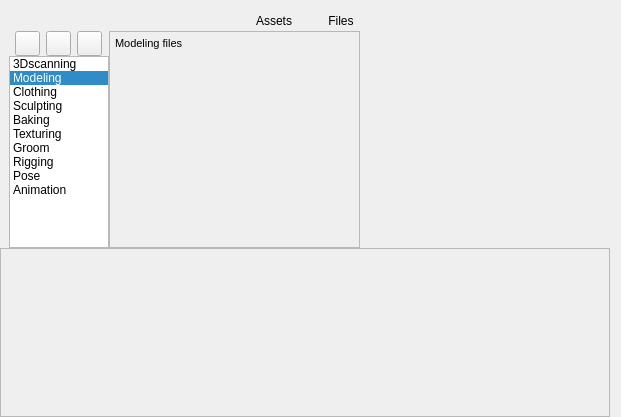
<?xml version="1.0" encoding="UTF-8"?>
<ui version="4.0">
 <class>arFiles</class>
 <widget class="QWidget" name="arFiles">
  <property name="geometry">
   <rect>
    <x>0</x>
    <y>0</y>
    <width>621</width>
    <height>417</height>
   </rect>
  </property>
  <property name="sizePolicy">
   <sizepolicy hsizetype="Preferred" vsizetype="Preferred">
    <horstretch>0</horstretch>
    <verstretch>0</verstretch>
   </sizepolicy>
  </property>
  <property name="windowTitle">
   <string>Pixels and Crafts Pipeline</string>
  </property>
  <property name="styleSheet">
   <string notr="true"/>
  </property>
  <layout class="QVBoxLayout" name="verticalLayout">
   <property name="spacing">
    <number>0</number>
   </property>
   <property name="leftMargin">
    <number>0</number>
   </property>
   <property name="bottomMargin">
    <number>0</number>
   </property>
   <item>
    <layout class="QHBoxLayout" name="horizontalLayout_7">
     <property name="spacing">
      <number>0</number>
     </property>
     <property name="sizeConstraint">
      <enum>QLayout::SizeConstraint::SetDefaultConstraint</enum>
     </property>
     <item>
      <spacer name="horizontalSpacer_3">
       <property name="orientation">
        <enum>Qt::Orientation::Horizontal</enum>
       </property>
       <property name="sizeHint" stdset="0">
        <size>
         <width>40</width>
         <height>20</height>
        </size>
       </property>
      </spacer>
     </item>
     <item>
      <widget class="QWidget" name="wgt_AssetsFiles" native="true">
       <property name="sizePolicy">
        <sizepolicy hsizetype="Fixed" vsizetype="Preferred">
         <horstretch>0</horstretch>
         <verstretch>0</verstretch>
        </sizepolicy>
       </property>
       <property name="minimumSize">
        <size>
         <width>60</width>
         <height>0</height>
        </size>
       </property>
       <property name="styleSheet">
        <string notr="true">QPushButton {padding: 3px 18px;}

</string>
       </property>
       <layout class="QHBoxLayout" name="horizontalLayout_2">
        <property name="spacing">
         <number>0</number>
        </property>
        <property name="leftMargin">
         <number>0</number>
        </property>
        <property name="topMargin">
         <number>0</number>
        </property>
        <property name="rightMargin">
         <number>0</number>
        </property>
        <property name="bottomMargin">
         <number>0</number>
        </property>
        <item>
         <widget class="QPushButton" name="btnAssets">
          <property name="minimumSize">
           <size>
            <width>18</width>
            <height>0</height>
           </size>
          </property>
          <property name="styleSheet">
           <string notr="true">QPushButton {
    border-top-left-radius: 6px;
    border-bottom-left-radius: 6px;
    border-top-right-radius: 0px;
    border-bottom-right-radius: 0px;

}</string>
          </property>
          <property name="text">
           <string>Assets</string>
          </property>
          <property name="checkable">
           <bool>true</bool>
          </property>
          <property name="checked">
           <bool>true</bool>
          </property>
         </widget>
        </item>
        <item>
         <widget class="QPushButton" name="btnFiles">
          <property name="minimumSize">
           <size>
            <width>18</width>
            <height>0</height>
           </size>
          </property>
          <property name="styleSheet">
           <string notr="true">
    border-top-left-radius: 0px;
    border-bottom-left-radius: 0px;
    border-top-right-radius: 6px;
    border-bottom-right-radius: 6px;
</string>
          </property>
          <property name="text">
           <string>Files</string>
          </property>
          <property name="checkable">
           <bool>true</bool>
          </property>
          <property name="checked">
           <bool>false</bool>
          </property>
          <property name="autoDefault">
           <bool>false</bool>
          </property>
          <property name="flat">
           <bool>true</bool>
          </property>
         </widget>
        </item>
       </layout>
      </widget>
     </item>
     <item>
      <spacer name="horizontalSpacer_4">
       <property name="orientation">
        <enum>Qt::Orientation::Horizontal</enum>
       </property>
       <property name="sizeHint" stdset="0">
        <size>
         <width>40</width>
         <height>20</height>
        </size>
       </property>
      </spacer>
     </item>
    </layout>
   </item>
   <item>
    <layout class="QHBoxLayout" name="horizontalLayout">
     <item>
      <widget class="QWidget" name="widget" native="true">
       <property name="sizePolicy">
        <sizepolicy hsizetype="Fixed" vsizetype="Preferred">
         <horstretch>0</horstretch>
         <verstretch>0</verstretch>
        </sizepolicy>
       </property>
       <layout class="QVBoxLayout" name="verticalLayout_4">
        <property name="spacing">
         <number>0</number>
        </property>
        <property name="leftMargin">
         <number>9</number>
        </property>
        <property name="topMargin">
         <number>0</number>
        </property>
        <property name="rightMargin">
         <number>0</number>
        </property>
        <property name="bottomMargin">
         <number>0</number>
        </property>
        <item>
         <widget class="QWidget" name="widget_2" native="true">
          <layout class="QHBoxLayout" name="horizontalLayout_3">
           <property name="spacing">
            <number>0</number>
           </property>
           <property name="leftMargin">
            <number>0</number>
           </property>
           <property name="topMargin">
            <number>0</number>
           </property>
           <property name="rightMargin">
            <number>0</number>
           </property>
           <property name="bottomMargin">
            <number>0</number>
           </property>
           <item>
            <widget class="QPushButton" name="btnAddScene">
             <property name="sizePolicy">
              <sizepolicy hsizetype="Fixed" vsizetype="Fixed">
               <horstretch>0</horstretch>
               <verstretch>0</verstretch>
              </sizepolicy>
             </property>
             <property name="minimumSize">
              <size>
               <width>25</width>
               <height>25</height>
              </size>
             </property>
             <property name="maximumSize">
              <size>
               <width>25</width>
               <height>25</height>
              </size>
             </property>
             <property name="sizeIncrement">
              <size>
               <width>0</width>
               <height>0</height>
              </size>
             </property>
             <property name="toolTip">
              <string>Create new project for selected department</string>
             </property>
             <property name="text">
              <string/>
             </property>
             <property name="icon">
              <iconset resource="../../img/app_imgs.qrc">
               <normaloff>:/images/icons/plus_icon.png</normaloff>:/images/icons/plus_icon.png</iconset>
             </property>
             <property name="iconSize">
              <size>
               <width>12</width>
               <height>12</height>
              </size>
             </property>
            </widget>
           </item>
           <item>
            <widget class="QPushButton" name="btnOpenFilesFolder">
             <property name="enabled">
              <bool>true</bool>
             </property>
             <property name="sizePolicy">
              <sizepolicy hsizetype="Fixed" vsizetype="Fixed">
               <horstretch>0</horstretch>
               <verstretch>0</verstretch>
              </sizepolicy>
             </property>
             <property name="minimumSize">
              <size>
               <width>25</width>
               <height>25</height>
              </size>
             </property>
             <property name="maximumSize">
              <size>
               <width>25</width>
               <height>25</height>
              </size>
             </property>
             <property name="baseSize">
              <size>
               <width>0</width>
               <height>0</height>
              </size>
             </property>
             <property name="toolTip">
              <string>Open scenes folder</string>
             </property>
             <property name="layoutDirection">
              <enum>Qt::LayoutDirection::LeftToRight</enum>
             </property>
             <property name="text">
              <string/>
             </property>
             <property name="icon">
              <iconset resource="../../img/app_imgs.qrc">
               <normaloff>:/images/icons/open_folder.png</normaloff>:/images/icons/open_folder.png</iconset>
             </property>
             <property name="iconSize">
              <size>
               <width>16</width>
               <height>16</height>
              </size>
             </property>
            </widget>
           </item>
           <item>
            <widget class="QPushButton" name="btnOpenLastVersionScene">
             <property name="sizePolicy">
              <sizepolicy hsizetype="Preferred" vsizetype="Fixed">
               <horstretch>0</horstretch>
               <verstretch>0</verstretch>
              </sizepolicy>
             </property>
             <property name="minimumSize">
              <size>
               <width>25</width>
               <height>0</height>
              </size>
             </property>
             <property name="maximumSize">
              <size>
               <width>25</width>
               <height>25</height>
              </size>
             </property>
             <property name="toolTip">
              <string>Open last version scene</string>
             </property>
             <property name="text">
              <string/>
             </property>
             <property name="icon">
              <iconset resource="../../img/app_imgs.qrc">
               <normaloff>:/images/icons/maya_icon.png</normaloff>:/images/icons/maya_icon.png</iconset>
             </property>
            </widget>
           </item>
          </layout>
         </widget>
        </item>
        <item>
         <widget class="QListWidget" name="listDepartments">
          <property name="enabled">
           <bool>true</bool>
          </property>
          <property name="minimumSize">
           <size>
            <width>100</width>
            <height>0</height>
           </size>
          </property>
          <property name="maximumSize">
           <size>
            <width>100</width>
            <height>16777215</height>
           </size>
          </property>
          <property name="styleSheet">
           <string notr="true"/>
          </property>
          <property name="currentRow">
           <number>1</number>
          </property>
          <property name="sortingEnabled">
           <bool>false</bool>
          </property>
          <item>
           <property name="text">
            <string>3Dscanning</string>
           </property>
          </item>
          <item>
           <property name="text">
            <string>Modeling</string>
           </property>
          </item>
          <item>
           <property name="text">
            <string>Clothing</string>
           </property>
          </item>
          <item>
           <property name="text">
            <string>Sculpting</string>
           </property>
          </item>
          <item>
           <property name="text">
            <string>Baking</string>
           </property>
          </item>
          <item>
           <property name="text">
            <string>Texturing</string>
           </property>
          </item>
          <item>
           <property name="text">
            <string>Groom</string>
           </property>
          </item>
          <item>
           <property name="text">
            <string>Rigging</string>
           </property>
          </item>
          <item>
           <property name="text">
            <string>Pose</string>
           </property>
          </item>
          <item>
           <property name="text">
            <string>Animation</string>
           </property>
          </item>
         </widget>
        </item>
       </layout>
      </widget>
     </item>
     <item>
      <widget class="QScrollArea" name="scrFiles">
       <property name="sizePolicy">
        <sizepolicy hsizetype="Expanding" vsizetype="Expanding">
         <horstretch>0</horstretch>
         <verstretch>0</verstretch>
        </sizepolicy>
       </property>
       <property name="widgetResizable">
        <bool>true</bool>
       </property>
       <widget class="QWidget" name="scrollAreaWidgetContents_4">
        <property name="geometry">
         <rect>
          <x>0</x>
          <y>0</y>
          <width>243</width>
          <height>215</height>
         </rect>
        </property>
        <layout class="QGridLayout" name="gridLayout_17">
         <property name="leftMargin">
          <number>0</number>
         </property>
         <property name="topMargin">
          <number>0</number>
         </property>
         <property name="rightMargin">
          <number>0</number>
         </property>
         <property name="bottomMargin">
          <number>0</number>
         </property>
         <property name="verticalSpacing">
          <number>0</number>
         </property>
         <item row="0" column="0">
          <widget class="QWidget" name="layFiles2" native="true">
           <property name="sizePolicy">
            <sizepolicy hsizetype="Expanding" vsizetype="Expanding">
             <horstretch>0</horstretch>
             <verstretch>0</verstretch>
            </sizepolicy>
           </property>
           <property name="minimumSize">
            <size>
             <width>100</width>
             <height>0</height>
            </size>
           </property>
           <property name="maximumSize">
            <size>
             <width>16777215</width>
             <height>16777215</height>
            </size>
           </property>
           <property name="sizeIncrement">
            <size>
             <width>0</width>
             <height>0</height>
            </size>
           </property>
           <property name="baseSize">
            <size>
             <width>0</width>
             <height>0</height>
            </size>
           </property>
           <layout class="QVBoxLayout" name="verticalLayout_8">
            <property name="spacing">
             <number>0</number>
            </property>
            <property name="leftMargin">
             <number>0</number>
            </property>
            <property name="topMargin">
             <number>0</number>
            </property>
            <property name="rightMargin">
             <number>0</number>
            </property>
            <property name="bottomMargin">
             <number>0</number>
            </property>
            <item>
             <widget class="QStackedWidget" name="stkFiles">
              <property name="sizePolicy">
               <sizepolicy hsizetype="Expanding" vsizetype="Expanding">
                <horstretch>0</horstretch>
                <verstretch>0</verstretch>
               </sizepolicy>
              </property>
              <property name="maximumSize">
               <size>
                <width>16777215</width>
                <height>16777215</height>
               </size>
              </property>
              <property name="sizeIncrement">
               <size>
                <width>0</width>
                <height>0</height>
               </size>
              </property>
              <property name="font">
               <font>
                <pointsize>8</pointsize>
               </font>
              </property>
              <property name="styleSheet">
               <string notr="true"/>
              </property>
              <property name="currentIndex">
               <number>1</number>
              </property>
              <widget class="QWidget" name="page_0_3dscanning">
               <layout class="QGridLayout" name="gridLayout">
                <property name="leftMargin">
                 <number>5</number>
                </property>
                <property name="topMargin">
                 <number>5</number>
                </property>
                <property name="rightMargin">
                 <number>5</number>
                </property>
                <property name="bottomMargin">
                 <number>5</number>
                </property>
                <property name="horizontalSpacing">
                 <number>5</number>
                </property>
                <property name="verticalSpacing">
                 <number>6</number>
                </property>
                <item row="0" column="0">
                 <widget class="QLabel" name="label_2">
                  <property name="sizePolicy">
                   <sizepolicy hsizetype="Preferred" vsizetype="Fixed">
                    <horstretch>0</horstretch>
                    <verstretch>0</verstretch>
                   </sizepolicy>
                  </property>
                  <property name="maximumSize">
                   <size>
                    <width>16777215</width>
                    <height>15</height>
                   </size>
                  </property>
                  <property name="text">
                   <string>3D scanning files</string>
                  </property>
                 </widget>
                </item>
                <item row="1" column="0">
                 <layout class="QVBoxLayout" name="layFilesScanning"/>
                </item>
                <item row="2" column="0">
                 <spacer name="verticalSpacer_2">
                  <property name="orientation">
                   <enum>Qt::Orientation::Vertical</enum>
                  </property>
                  <property name="sizeHint" stdset="0">
                   <size>
                    <width>20</width>
                    <height>40</height>
                   </size>
                  </property>
                 </spacer>
                </item>
               </layout>
              </widget>
              <widget class="QWidget" name="page_1_modeling">
               <property name="sizePolicy">
                <sizepolicy hsizetype="Expanding" vsizetype="Fixed">
                 <horstretch>0</horstretch>
                 <verstretch>0</verstretch>
                </sizepolicy>
               </property>
               <layout class="QVBoxLayout" name="verticalLayout_9">
                <property name="leftMargin">
                 <number>5</number>
                </property>
                <property name="topMargin">
                 <number>5</number>
                </property>
                <property name="rightMargin">
                 <number>5</number>
                </property>
                <property name="bottomMargin">
                 <number>5</number>
                </property>
                <item>
                 <widget class="QLabel" name="label_15">
                  <property name="sizePolicy">
                   <sizepolicy hsizetype="Preferred" vsizetype="Fixed">
                    <horstretch>0</horstretch>
                    <verstretch>0</verstretch>
                   </sizepolicy>
                  </property>
                  <property name="maximumSize">
                   <size>
                    <width>16777215</width>
                    <height>15</height>
                   </size>
                  </property>
                  <property name="font">
                   <font>
                    <pointsize>8</pointsize>
                   </font>
                  </property>
                  <property name="text">
                   <string>Modeling files</string>
                  </property>
                 </widget>
                </item>
                <item>
                 <layout class="QVBoxLayout" name="layFilesModeling">
                  <property name="spacing">
                   <number>6</number>
                  </property>
                 </layout>
                </item>
                <item>
                 <spacer name="verticalSpacer_19">
                  <property name="orientation">
                   <enum>Qt::Orientation::Vertical</enum>
                  </property>
                  <property name="sizeHint" stdset="0">
                   <size>
                    <width>20</width>
                    <height>40</height>
                   </size>
                  </property>
                 </spacer>
                </item>
               </layout>
              </widget>
              <widget class="QWidget" name="page_2_clothing">
               <layout class="QGridLayout" name="gridLayout_2">
                <property name="leftMargin">
                 <number>5</number>
                </property>
                <property name="topMargin">
                 <number>5</number>
                </property>
                <property name="rightMargin">
                 <number>5</number>
                </property>
                <property name="bottomMargin">
                 <number>5</number>
                </property>
                <item row="0" column="0">
                 <widget class="QLabel" name="label_3">
                  <property name="sizePolicy">
                   <sizepolicy hsizetype="Preferred" vsizetype="Fixed">
                    <horstretch>0</horstretch>
                    <verstretch>0</verstretch>
                   </sizepolicy>
                  </property>
                  <property name="maximumSize">
                   <size>
                    <width>16777215</width>
                    <height>15</height>
                   </size>
                  </property>
                  <property name="text">
                   <string>Clothing files</string>
                  </property>
                 </widget>
                </item>
                <item row="1" column="0">
                 <layout class="QVBoxLayout" name="layFilesClothing">
                  <property name="spacing">
                   <number>6</number>
                  </property>
                 </layout>
                </item>
                <item row="2" column="0">
                 <spacer name="verticalSpacer_3">
                  <property name="orientation">
                   <enum>Qt::Orientation::Vertical</enum>
                  </property>
                  <property name="sizeHint" stdset="0">
                   <size>
                    <width>20</width>
                    <height>40</height>
                   </size>
                  </property>
                 </spacer>
                </item>
               </layout>
              </widget>
              <widget class="QWidget" name="page_3_sculpting">
               <layout class="QVBoxLayout" name="verticalLayout_3">
                <property name="leftMargin">
                 <number>5</number>
                </property>
                <property name="topMargin">
                 <number>5</number>
                </property>
                <property name="rightMargin">
                 <number>5</number>
                </property>
                <property name="bottomMargin">
                 <number>5</number>
                </property>
                <item>
                 <widget class="QLabel" name="label">
                  <property name="sizePolicy">
                   <sizepolicy hsizetype="Preferred" vsizetype="Fixed">
                    <horstretch>0</horstretch>
                    <verstretch>0</verstretch>
                   </sizepolicy>
                  </property>
                  <property name="maximumSize">
                   <size>
                    <width>16777215</width>
                    <height>15</height>
                   </size>
                  </property>
                  <property name="font">
                   <font>
                    <pointsize>8</pointsize>
                   </font>
                  </property>
                  <property name="text">
                   <string>Sculpting files</string>
                  </property>
                 </widget>
                </item>
                <item>
                 <layout class="QVBoxLayout" name="layFilesSculpting"/>
                </item>
                <item>
                 <spacer name="verticalSpacer">
                  <property name="orientation">
                   <enum>Qt::Orientation::Vertical</enum>
                  </property>
                  <property name="sizeHint" stdset="0">
                   <size>
                    <width>20</width>
                    <height>40</height>
                   </size>
                  </property>
                 </spacer>
                </item>
               </layout>
              </widget>
              <widget class="QWidget" name="page_4_baking">
               <property name="sizePolicy">
                <sizepolicy hsizetype="Preferred" vsizetype="Fixed">
                 <horstretch>0</horstretch>
                 <verstretch>0</verstretch>
                </sizepolicy>
               </property>
               <layout class="QGridLayout" name="gridLayout_18">
                <property name="leftMargin">
                 <number>5</number>
                </property>
                <property name="topMargin">
                 <number>5</number>
                </property>
                <property name="rightMargin">
                 <number>5</number>
                </property>
                <property name="bottomMargin">
                 <number>5</number>
                </property>
                <property name="horizontalSpacing">
                 <number>5</number>
                </property>
                <item row="0" column="0">
                 <widget class="QLabel" name="label_16">
                  <property name="sizePolicy">
                   <sizepolicy hsizetype="Preferred" vsizetype="Fixed">
                    <horstretch>0</horstretch>
                    <verstretch>0</verstretch>
                   </sizepolicy>
                  </property>
                  <property name="maximumSize">
                   <size>
                    <width>16777215</width>
                    <height>15</height>
                   </size>
                  </property>
                  <property name="text">
                   <string>Baking files</string>
                  </property>
                 </widget>
                </item>
                <item row="1" column="0">
                 <layout class="QVBoxLayout" name="layFilesBaking"/>
                </item>
                <item row="2" column="0">
                 <spacer name="verticalSpacer_20">
                  <property name="orientation">
                   <enum>Qt::Orientation::Vertical</enum>
                  </property>
                  <property name="sizeHint" stdset="0">
                   <size>
                    <width>20</width>
                    <height>40</height>
                   </size>
                  </property>
                 </spacer>
                </item>
               </layout>
              </widget>
              <widget class="QWidget" name="page_5_texturing">
               <property name="sizePolicy">
                <sizepolicy hsizetype="Preferred" vsizetype="Fixed">
                 <horstretch>0</horstretch>
                 <verstretch>0</verstretch>
                </sizepolicy>
               </property>
               <layout class="QGridLayout" name="gridLayout_19">
                <property name="leftMargin">
                 <number>5</number>
                </property>
                <property name="topMargin">
                 <number>5</number>
                </property>
                <property name="rightMargin">
                 <number>5</number>
                </property>
                <property name="bottomMargin">
                 <number>5</number>
                </property>
                <property name="horizontalSpacing">
                 <number>5</number>
                </property>
                <item row="0" column="0">
                 <widget class="QLabel" name="label_17">
                  <property name="sizePolicy">
                   <sizepolicy hsizetype="Preferred" vsizetype="Fixed">
                    <horstretch>0</horstretch>
                    <verstretch>0</verstretch>
                   </sizepolicy>
                  </property>
                  <property name="maximumSize">
                   <size>
                    <width>16777215</width>
                    <height>15</height>
                   </size>
                  </property>
                  <property name="text">
                   <string>Texturing files</string>
                  </property>
                 </widget>
                </item>
                <item row="1" column="0">
                 <layout class="QVBoxLayout" name="layFilesTexturing">
                  <property name="sizeConstraint">
                   <enum>QLayout::SizeConstraint::SetDefaultConstraint</enum>
                  </property>
                 </layout>
                </item>
                <item row="2" column="0">
                 <spacer name="verticalSpacer_21">
                  <property name="orientation">
                   <enum>Qt::Orientation::Vertical</enum>
                  </property>
                  <property name="sizeHint" stdset="0">
                   <size>
                    <width>20</width>
                    <height>40</height>
                   </size>
                  </property>
                 </spacer>
                </item>
               </layout>
              </widget>
              <widget class="QWidget" name="page_6_groom">
               <property name="sizePolicy">
                <sizepolicy hsizetype="Preferred" vsizetype="Fixed">
                 <horstretch>0</horstretch>
                 <verstretch>0</verstretch>
                </sizepolicy>
               </property>
               <layout class="QGridLayout" name="gridLayout_20">
                <property name="leftMargin">
                 <number>5</number>
                </property>
                <property name="topMargin">
                 <number>5</number>
                </property>
                <property name="rightMargin">
                 <number>5</number>
                </property>
                <property name="bottomMargin">
                 <number>5</number>
                </property>
                <property name="horizontalSpacing">
                 <number>5</number>
                </property>
                <item row="0" column="0">
                 <widget class="QLabel" name="label_18">
                  <property name="sizePolicy">
                   <sizepolicy hsizetype="Preferred" vsizetype="Fixed">
                    <horstretch>0</horstretch>
                    <verstretch>0</verstretch>
                   </sizepolicy>
                  </property>
                  <property name="minimumSize">
                   <size>
                    <width>0</width>
                    <height>0</height>
                   </size>
                  </property>
                  <property name="maximumSize">
                   <size>
                    <width>16777215</width>
                    <height>15</height>
                   </size>
                  </property>
                  <property name="text">
                   <string>Groom files</string>
                  </property>
                 </widget>
                </item>
                <item row="1" column="0">
                 <layout class="QVBoxLayout" name="layFilesGroom"/>
                </item>
                <item row="2" column="0">
                 <spacer name="verticalSpacer_22">
                  <property name="orientation">
                   <enum>Qt::Orientation::Vertical</enum>
                  </property>
                  <property name="sizeHint" stdset="0">
                   <size>
                    <width>20</width>
                    <height>40</height>
                   </size>
                  </property>
                 </spacer>
                </item>
               </layout>
              </widget>
              <widget class="QWidget" name="page_7_rigging">
               <property name="sizePolicy">
                <sizepolicy hsizetype="Preferred" vsizetype="Fixed">
                 <horstretch>0</horstretch>
                 <verstretch>0</verstretch>
                </sizepolicy>
               </property>
               <layout class="QGridLayout" name="gridLayout_21">
                <property name="leftMargin">
                 <number>5</number>
                </property>
                <property name="topMargin">
                 <number>5</number>
                </property>
                <property name="rightMargin">
                 <number>5</number>
                </property>
                <property name="bottomMargin">
                 <number>5</number>
                </property>
                <property name="horizontalSpacing">
                 <number>5</number>
                </property>
                <item row="0" column="0">
                 <widget class="QLabel" name="label_19">
                  <property name="sizePolicy">
                   <sizepolicy hsizetype="Preferred" vsizetype="Fixed">
                    <horstretch>0</horstretch>
                    <verstretch>0</verstretch>
                   </sizepolicy>
                  </property>
                  <property name="maximumSize">
                   <size>
                    <width>16777215</width>
                    <height>15</height>
                   </size>
                  </property>
                  <property name="text">
                   <string>Rigging files</string>
                  </property>
                 </widget>
                </item>
                <item row="1" column="0">
                 <layout class="QVBoxLayout" name="layFilesRigging"/>
                </item>
                <item row="2" column="0">
                 <spacer name="verticalSpacer_23">
                  <property name="orientation">
                   <enum>Qt::Orientation::Vertical</enum>
                  </property>
                  <property name="sizeHint" stdset="0">
                   <size>
                    <width>20</width>
                    <height>40</height>
                   </size>
                  </property>
                 </spacer>
                </item>
               </layout>
              </widget>
              <widget class="QWidget" name="page_8_pose">
               <property name="sizePolicy">
                <sizepolicy hsizetype="Preferred" vsizetype="Fixed">
                 <horstretch>0</horstretch>
                 <verstretch>0</verstretch>
                </sizepolicy>
               </property>
               <layout class="QGridLayout" name="gridLayout_22">
                <property name="leftMargin">
                 <number>5</number>
                </property>
                <property name="topMargin">
                 <number>5</number>
                </property>
                <property name="rightMargin">
                 <number>5</number>
                </property>
                <property name="bottomMargin">
                 <number>5</number>
                </property>
                <property name="horizontalSpacing">
                 <number>5</number>
                </property>
                <item row="1" column="0">
                 <layout class="QVBoxLayout" name="layFilesPose"/>
                </item>
                <item row="0" column="0">
                 <widget class="QLabel" name="label_20">
                  <property name="sizePolicy">
                   <sizepolicy hsizetype="Preferred" vsizetype="Fixed">
                    <horstretch>0</horstretch>
                    <verstretch>0</verstretch>
                   </sizepolicy>
                  </property>
                  <property name="maximumSize">
                   <size>
                    <width>16777215</width>
                    <height>15</height>
                   </size>
                  </property>
                  <property name="font">
                   <font>
                    <pointsize>8</pointsize>
                   </font>
                  </property>
                  <property name="text">
                   <string>Pose files</string>
                  </property>
                 </widget>
                </item>
                <item row="2" column="0">
                 <spacer name="verticalSpacer_24">
                  <property name="orientation">
                   <enum>Qt::Orientation::Vertical</enum>
                  </property>
                  <property name="sizeHint" stdset="0">
                   <size>
                    <width>20</width>
                    <height>40</height>
                   </size>
                  </property>
                 </spacer>
                </item>
               </layout>
              </widget>
              <widget class="QWidget" name="page_9_animation">
               <property name="sizePolicy">
                <sizepolicy hsizetype="Preferred" vsizetype="Fixed">
                 <horstretch>0</horstretch>
                 <verstretch>0</verstretch>
                </sizepolicy>
               </property>
               <layout class="QGridLayout" name="gridLayout_23">
                <property name="leftMargin">
                 <number>5</number>
                </property>
                <property name="topMargin">
                 <number>5</number>
                </property>
                <property name="rightMargin">
                 <number>5</number>
                </property>
                <property name="bottomMargin">
                 <number>5</number>
                </property>
                <property name="horizontalSpacing">
                 <number>5</number>
                </property>
                <item row="1" column="0">
                 <layout class="QVBoxLayout" name="layFilesAnimation"/>
                </item>
                <item row="2" column="0">
                 <spacer name="verticalSpacer_25">
                  <property name="orientation">
                   <enum>Qt::Orientation::Vertical</enum>
                  </property>
                  <property name="sizeHint" stdset="0">
                   <size>
                    <width>20</width>
                    <height>40</height>
                   </size>
                  </property>
                 </spacer>
                </item>
                <item row="0" column="0">
                 <widget class="QLabel" name="label_21">
                  <property name="sizePolicy">
                   <sizepolicy hsizetype="Preferred" vsizetype="Fixed">
                    <horstretch>0</horstretch>
                    <verstretch>0</verstretch>
                   </sizepolicy>
                  </property>
                  <property name="maximumSize">
                   <size>
                    <width>16777215</width>
                    <height>15</height>
                   </size>
                  </property>
                  <property name="font">
                   <font>
                    <pointsize>8</pointsize>
                   </font>
                  </property>
                  <property name="text">
                   <string>Animation files</string>
                  </property>
                 </widget>
                </item>
               </layout>
              </widget>
             </widget>
            </item>
            <item>
             <spacer name="verticalSpacer_26">
              <property name="orientation">
               <enum>Qt::Orientation::Vertical</enum>
              </property>
              <property name="sizeType">
               <enum>QSizePolicy::Policy::MinimumExpanding</enum>
              </property>
              <property name="sizeHint" stdset="0">
               <size>
                <width>20</width>
                <height>40</height>
               </size>
              </property>
             </spacer>
            </item>
           </layout>
          </widget>
         </item>
        </layout>
       </widget>
      </widget>
     </item>
     <item>
      <widget class="QWidget" name="wgtSpacerAssets" native="true">
       <property name="sizePolicy">
        <sizepolicy hsizetype="Expanding" vsizetype="Preferred">
         <horstretch>0</horstretch>
         <verstretch>0</verstretch>
        </sizepolicy>
       </property>
      </widget>
     </item>
    </layout>
   </item>
   <item>
    <widget class="QWidget" name="wgtAssets" native="true">
     <property name="sizePolicy">
      <sizepolicy hsizetype="Expanding" vsizetype="Expanding">
       <horstretch>0</horstretch>
       <verstretch>0</verstretch>
      </sizepolicy>
     </property>
     <layout class="QGridLayout" name="gridLayout_9">
      <property name="leftMargin">
       <number>0</number>
      </property>
      <property name="topMargin">
       <number>0</number>
      </property>
      <property name="rightMargin">
       <number>0</number>
      </property>
      <property name="bottomMargin">
       <number>0</number>
      </property>
      <property name="spacing">
       <number>0</number>
      </property>
      <item row="0" column="0">
       <widget class="QScrollArea" name="scrollArea">
        <property name="sizePolicy">
         <sizepolicy hsizetype="Expanding" vsizetype="Expanding">
          <horstretch>0</horstretch>
          <verstretch>0</verstretch>
         </sizepolicy>
        </property>
        <property name="frameShadow">
         <enum>QFrame::Shadow::Sunken</enum>
        </property>
        <property name="widgetResizable">
         <bool>true</bool>
        </property>
        <property name="alignment">
         <set>Qt::AlignmentFlag::AlignLeading|Qt::AlignmentFlag::AlignLeft|Qt::AlignmentFlag::AlignTop</set>
        </property>
        <widget class="QWidget" name="scrollAreaWidgetContents">
         <property name="geometry">
          <rect>
           <x>0</x>
           <y>0</y>
           <width>598</width>
           <height>300</height>
          </rect>
         </property>
         <property name="sizePolicy">
          <sizepolicy hsizetype="Expanding" vsizetype="Minimum">
           <horstretch>0</horstretch>
           <verstretch>0</verstretch>
          </sizepolicy>
         </property>
         <property name="minimumSize">
          <size>
           <width>0</width>
           <height>300</height>
          </size>
         </property>
         <property name="maximumSize">
          <size>
           <width>16777215</width>
           <height>0</height>
          </size>
         </property>
         <layout class="QVBoxLayout" name="verticalLayout_7" stretch="0,0">
          <property name="spacing">
           <number>0</number>
          </property>
          <property name="sizeConstraint">
           <enum>QLayout::SizeConstraint::SetMinimumSize</enum>
          </property>
          <property name="leftMargin">
           <number>9</number>
          </property>
          <property name="topMargin">
           <number>0</number>
          </property>
          <property name="rightMargin">
           <number>9</number>
          </property>
          <property name="bottomMargin">
           <number>0</number>
          </property>
          <item>
           <layout class="QVBoxLayout" name="layBlueprints">
            <property name="spacing">
             <number>0</number>
            </property>
            <property name="sizeConstraint">
             <enum>QLayout::SizeConstraint::SetMinimumSize</enum>
            </property>
           </layout>
          </item>
          <item>
           <layout class="QVBoxLayout" name="layAsset">
            <property name="spacing">
             <number>0</number>
            </property>
            <property name="sizeConstraint">
             <enum>QLayout::SizeConstraint::SetMinimumSize</enum>
            </property>
           </layout>
          </item>
         </layout>
        </widget>
       </widget>
      </item>
     </layout>
    </widget>
   </item>
  </layout>
 </widget>
 <resources>
  <include location="../../img/app_imgs.qrc"/>
 </resources>
 <connections/>
</ui>
